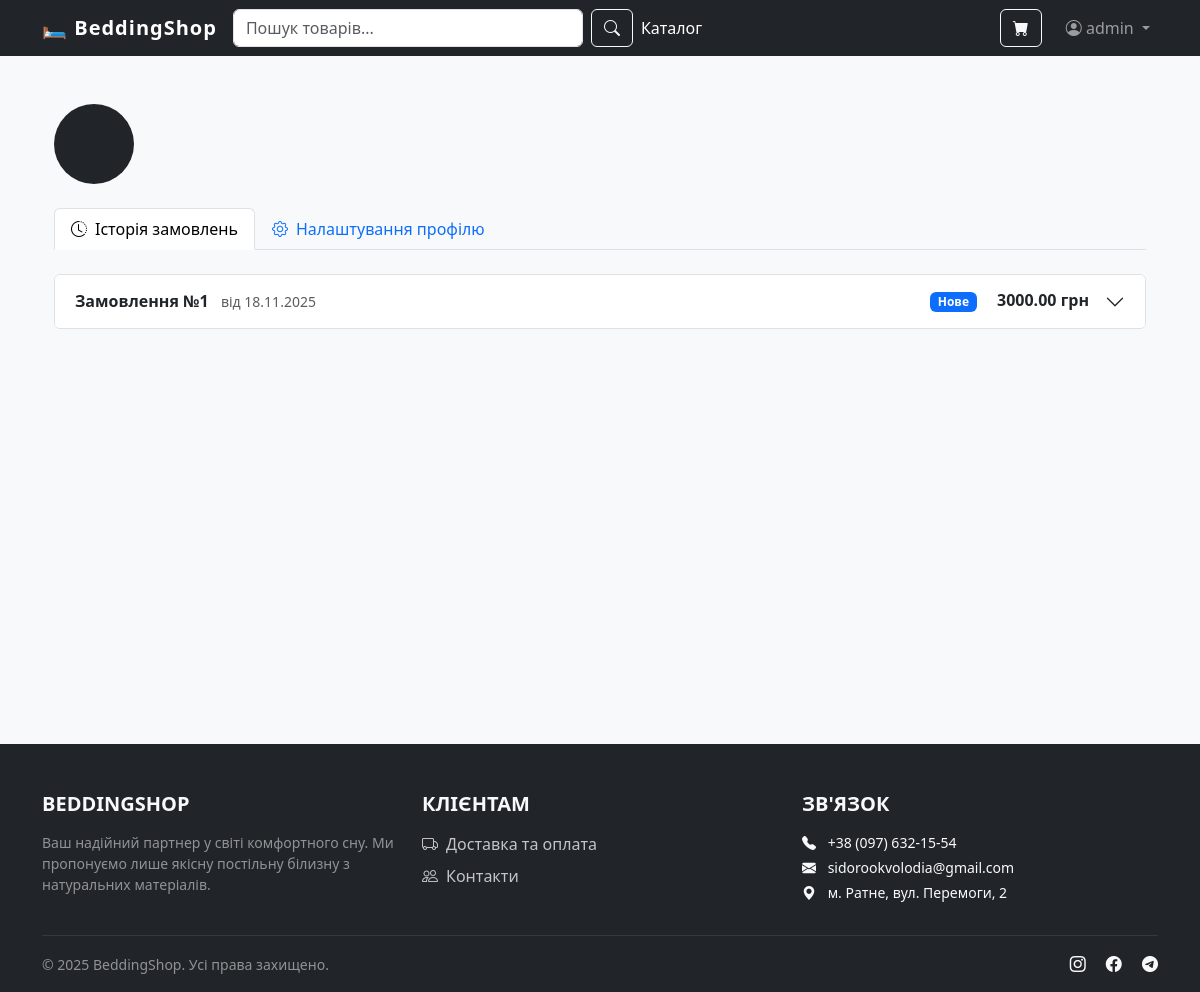
Before: /users/profile/ (signed in) with the older database file.
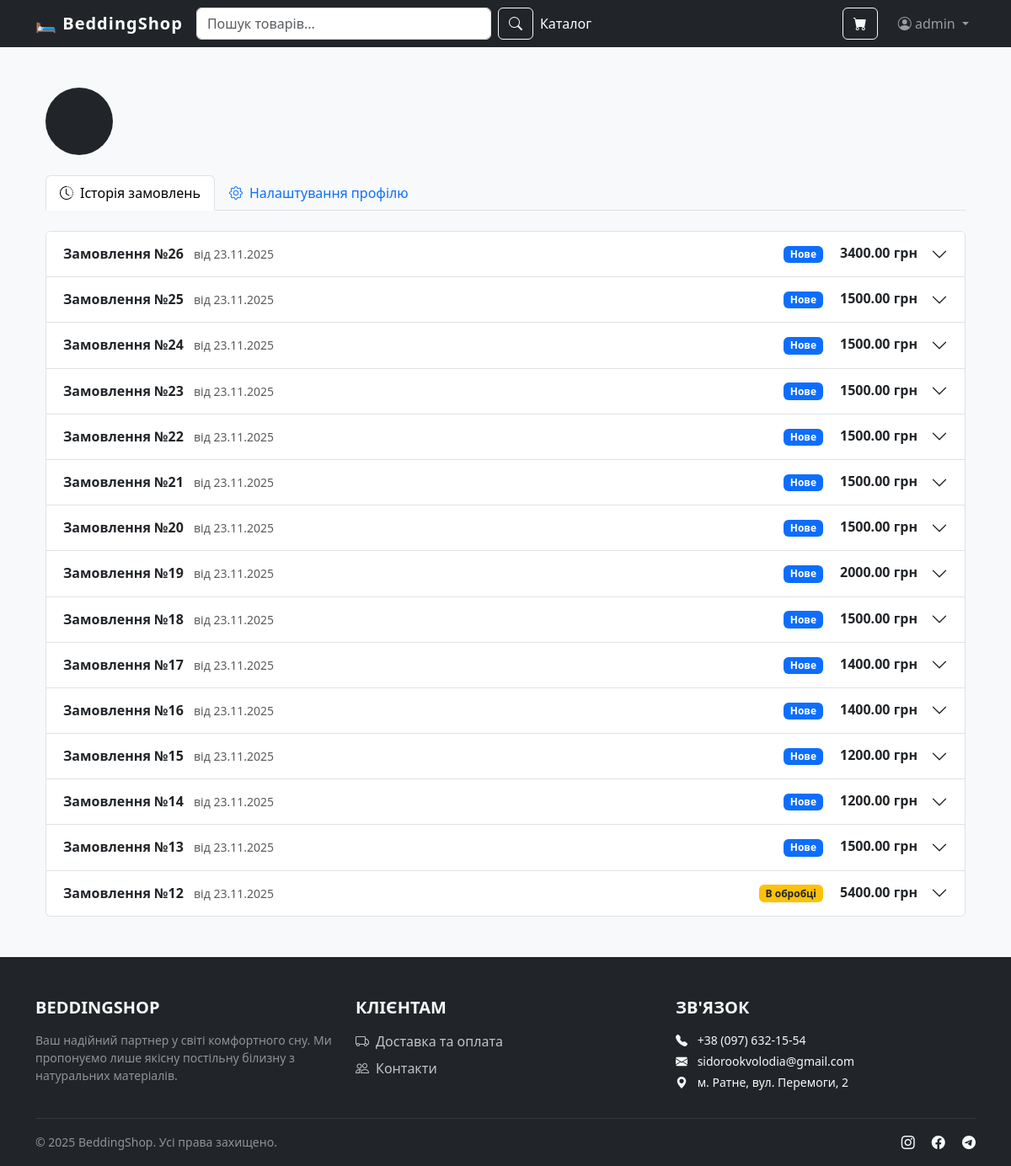
After: the same page with the newer database file.
### users/models.py (models this page shows, shortened)
class User(AbstractUser):
    phone_number = models.CharField(
        max_length=20,
        blank=True,  # Поле не обов'язкове (наприклад, для адміна)
        null=True,  # Дозволяємо базі даних зберігати NULL
        verbose_name="Номер телефону"  # Гарна назва для адмінки
    )

### orders/models.py (models this page shows, shortened)
class Order(models.Model):
    STATUS_CHOICES = [
        ('new', 'Нове'),
        ('processing', 'В обробці'),
        ('shipped', 'Відправлено'),
        ('completed', 'Виконано'),
        ('canceled', 'Скасовано'),
    ]
    DELIVERY_CHOICES = [
        ('nova_poshta', 'Нова Пошта'),
        ('ukr_poshta', 'Укрпошта'),
    ]
    PAYMENT_CHOICES = [
        ('cod', 'Накладений платіж (Оплата при отриманні)'),
        ('card', 'Оплата карткою'),  # Це тепер лише індикація для менеджера
    ]
    user = models.ForeignKey(settings.AUTH_USER_MODEL, on_delete=models.SET_NULL,
                             null=True, blank=True, related_name='orders', verbose_name="Користувач")
    first_name = models.CharField(max_length=100, verbose_name="Ім'я")
    last_name = models.CharField(max_length=100, verbose_name="Прізвище")
    email = models.EmailField(verbose_name="Email")
    phone_number = models.CharField(max_length=20, verbose_name="Номер телефону")
    delivery_method = models.CharField(max_length=20, choices=DELIVERY_CHOICES, default='nova_poshta',
                                       verbose_name="Спосіб доставки")
    city = models.CharField(max_length=100, verbose_name="Місто / Населений пункт", default="")
    warehouse = models.CharField(max_length=100, verbose_name="Відділення / Поштомат", default="")
    payment_method = models.CharField(max_length=20, choices=PAYMENT_CHOICES, default='cod',
                                      verbose_name="Спосіб оплати")  # Зберігаємо для менеджера
    comment = models.TextField(blank=True, null=True, verbose_name="Коментар до замовлення")
    created = models.DateTimeField(auto_now_add=True, verbose_name="Створено")
    updated = models.DateTimeField(auto_now=True, verbose_name="Оновлено")
    status = models.CharField(max_length=20, choices=STATUS_CHOICES, default='new', verbose_name="Статус")
    class Meta:
        verbose_name = "Замовлення"
        verbose_name_plural = "Замовлення"
        ordering = ('-created',)
    def get_total_cost(self):
        return sum((item.get_cost() for item in self.items.all()), Decimal(0))

class OrderItem(models.Model):
    order = models.ForeignKey(Order,
                              related_name='items',  # Дозволяє з Order отримати .items.all()
                              on_delete=models.CASCADE)  # Видалити товар, якщо видалили замовлення
    product = models.ForeignKey(Product,
                                related_name='order_items',
                                on_delete=models.SET_NULL,  # Якщо товар видалять з каталогу,
                                null=True)  # він лишиться в історії замовлень
    price = models.DecimalField(max_digits=10, decimal_places=2, verbose_name="Ціна на момент покупки")
    quantity = models.PositiveIntegerField(default=1, verbose_name="Кількість")
    class Meta:
        verbose_name = "Товар у замовленні"
        verbose_name_plural = "Товари у замовленні"
    def get_cost(self):
        return self.price * self.quantity

### users/views.py (the view)
# urls.py: path('profile/', views.profile, name='profile'),
@login_required
def profile(request):
    if request.method == 'POST':
        form = UserUpdateForm(request.POST, instance=request.user)
        if form.is_valid():
            form.save()
            messages.success(request, 'Ваш профіль успішно оновлено!')
            return redirect('users:profile')
    else:
        form = UserUpdateForm(instance=request.user)
    orders = request.user.orders.all()
    context = {
        'form': form,
        'orders': orders
    }
    return render(request, 'users/profile.html', context)

### users/forms.py
class UserUpdateForm(forms.ModelForm):
    email = forms.EmailField(required=True, label="Email")
    class Meta:
        model = User
        fields = ['first_name', 'last_name', 'email', 'phone_number']
    def __init__(self, *args, **kwargs):
        super().__init__(*args, **kwargs)
        for field in self.fields:
            self.fields[field].widget.attrs.update({'class': 'form-control'})

### cart/cart.py (called while the page is built)
    def __len__(self):
        return sum(item['quantity'] for item in self.cart.values())

### cart/context_processors.py (called while the page is built)
def cart(request):
    return {'cart': Cart(request)}

### templates/users/profile.html (shortened to what this page needs)
{% extends "base.html" %}
{% block content %}
<div class="container py-4">
    <div class="row mb-4 align-items-center">
        <div class="col-auto">
            <div class="bg-dark text-white rounded-circle d-flex align-items-center justify-content-center"
                 style="width: 80px; height: 80px; font-size: 2rem;">
            </div>
        </div>
        <div class="col">
        </div>
    </div>
    <ul class="nav nav-tabs mb-4" id="profileTabs" role="tablist">
        <li class="nav-item" role="presentation">
            <button class="nav-link active" id="history-tab" data-bs-toggle="tab" data-bs-target="#history"
                    type="button" role="tab">
                <i class="bi bi-clock-history me-2"></i>Історія замовлень
            </button>
        </li>
        <li class="nav-item" role="presentation">
            <button class="nav-link" id="settings-tab" data-bs-toggle="tab" data-bs-target="#settings" type="button"
                    role="tab">
                <i class="bi bi-gear me-2"></i>Налаштування профілю
            </button>
        </li>
    </ul>
    <div class="tab-content" id="profileTabsContent">
        <div class="tab-pane fade show active" id="history" role="tabpanel">
            {% if orders %}
            <div class="accordion" id="ordersAccordion">
                {% for order in orders %}
                <div class="accordion-item">
                    <h2 class="accordion-header" id="heading{{ order.id }}">
                        <button class="accordion-button collapsed" type="button" data-bs-toggle="collapse"
                                data-bs-target="#collapse{{ order.id }}">
                            <div class="d-flex w-100 justify-content-between me-3 align-items-center">
                                        <span>
                                            <strong>Замовлення №{{ order.id }}</strong>
                                            <span class="text-muted small ms-2">від {{ order.created|date:"d.m.Y" }}</span>
                                        </span>
                                <div class="d-none d-sm-block">
                                    {% if order.status == 'new' %}
                                    <span class="badge bg-primary">Нове</span>
                                    {% elif order.status == 'completed' %}
                                    <span class="badge bg-success">Виконано</span>
                                    {% elif order.status == 'canceled' %}
                                    <span class="badge bg-danger">Скасовано</span>
                                    {% else %}
                                    <span class="badge bg-warning text-dark">В обробці</span>
                                    {% endif %}
                                    <span class="fw-bold ms-3">{{ order.get_total_cost }} грн</span>
                                </div>
                            </div>
                        </button>
                    </h2>
                </div>
                {% endfor %}
            </div>
            {% else %}
            <div class="text-center py-5 text-muted">
                <i class="bi bi-cart-x display-4 mb-3"></i>
                <p>У вас ще немає замовлень.</p>
                <a href="{% url 'store:product_list' %}" class="btn btn-primary">Перейти до каталогу</a>
            </div>
            {% endif %}
        </div>
    </div>
</div>
{% endblock %}

### templates/base.html (shortened to what this page needs)
{% load static %}
<!DOCTYPE html>
<html lang="uk">
<head>
    <link href="https://cdn.jsdelivr.net/npm/bootstrap@5.3.0/dist/css/bootstrap.min.css" rel="stylesheet">
    <link rel="stylesheet" href="https://cdn.jsdelivr.net/npm/bootstrap-icons@1.10.0/font/bootstrap-icons.css">
</head>
<body>
<nav class="navbar navbar-expand-lg navbar-dark bg-dark sticky-top">
    <div class="container">
        <a class="navbar-brand" href="{% url 'store:product_list' %}">🛏️ BeddingShop</a>
        <form class="d-flex mx-auto my-3 my-lg-0 w-100" action="{% url 'store:product_list' %}" method="get"
              style="max-width: 400px;">
            <input class="form-control me-2" type="search" name="q" placeholder="Пошук товарів..."
                   value="{{ search_query|default:'' }}" aria-label="Search">
            <button class="btn btn-outline-light" type="submit"><i class="bi bi-search"></i></button>
        </form>
        <div class="collapse navbar-collapse" id="navbarNav">
            <ul class="navbar-nav me-auto">
                <li class="nav-item">
                    <a class="nav-link active" href="{% url 'store:product_list' %}">Каталог</a>
                </li>
            </ul>
            <ul class="navbar-nav ms-auto align-items-center">
                <li class="nav-item me-3 mb-2 mb-lg-0">
                    <a href="{% url 'cart:cart_detail' %}" class="btn btn-outline-light position-relative w-100">
                        <i class="bi bi-cart-fill"></i> <span class="d-lg-none">Кошик</span>
                    </a>
                </li>
                {% if user.is_authenticated %}
                <li class="nav-item dropdown w-100">
                    <a class="nav-link dropdown-toggle" href="#" role="button" data-bs-toggle="dropdown">
                        <i class="bi bi-person-circle"></i> {{ user.username }}
                    </a>
                </li>
                {% endif %}
            </ul>
        </div>
    </div>
</nav>
<main class="container my-4" style="min-height: 80vh;">
    {% block content %}
    {% endblock %}
</main>
<footer class="bg-dark text-light pt-5 pb-3 mt-auto">
    <div class="container">
        <div class="row text-center text-md-start g-4">
            <div class="col-md-4">
                <h5 class="text-uppercase fw-bold mb-3">BeddingShop</h5>
                <p class="small text-white-50">
                    Ваш надійний партнер у світі комфортного сну. Ми пропонуємо лише якісну постільну білизну з
                    натуральних матеріалів.
                </p>
            </div>
            <div class="col-md-4">
                <h5 class="text-uppercase fw-bold mb-3">Клієнтам</h5>
                <ul class="list-unstyled">
                    <li class="mb-2">
                        <a href="{% url 'store:delivery' %}"
                           class="text-decoration-none text-light opacity-75 hover-opacity-100">
                            <i class="bi bi-truck me-2"></i>Доставка та оплата
                        </a>
                    </li>
                    <li class="mb-2">
                        <a href="{% url 'store:contacts' %}"
                           class="text-decoration-none text-light opacity-75 hover-opacity-100">
                            <i class="bi bi-people me-2"></i>Контакти
                        </a>
                    </li>
                </ul>
            </div>
            <div class="col-md-4">
                <h5 class="text-uppercase fw-bold mb-3">Зв'язок</h5>
                <p class="small mb-1"><i class="bi bi-telephone-fill me-2"></i> +38 (097) 632-15-54</p>
                <p class="small mb-1"><i class="bi bi-envelope-fill me-2"></i> sidorookvolodia@gmail.com</p>
                <p class="small"><i class="bi bi-geo-alt-fill me-2"></i> м. Ратне, вул. Перемоги, 2</p>
            </div>
        </div>
        <hr class="border-secondary">
        <div class="row align-items-center">
            <div class="col-md-6 text-center text-md-start">
                <p class="small text-white-50 mb-0">&copy; 2025 BeddingShop. Усі права захищено.</p>
            </div>
            <div class="col-md-6 text-center text-md-end mt-3 mt-md-0">
                <a href="#" class="text-light me-3"><i class="bi bi-instagram"></i></a>
                <a href="#" class="text-light me-3"><i class="bi bi-facebook"></i></a>
                <a href="#" class="text-light"><i class="bi bi-telegram"></i></a>
            </div>
        </div>
    </div>
</footer>
</body>
</html>

### templates/base.html (style rules this page uses)
body { background-color: #f8f9fa; }
.navbar-brand { font-weight: bold; letter-spacing: 1px; }
footer { background: #343a40; color: white; padding: 40px 0; margin-top: 50px; }

Changed rows visible on the page:
removed Order: id "1", created "18.11.2025", status "Нове", get_total_cost "3000.00"
added Order: id "26", created "23.11.2025", status "Нове", get_total_cost "3400.00"
added Order: id "25", created "23.11.2025", status "Нове", get_total_cost "1500.00"
added Order: id "24", created "23.11.2025", status "Нове", get_total_cost "1500.00"
added Order: id "23", created "23.11.2025", status "Нове", get_total_cost "1500.00"
added Order: id "22", created "23.11.2025", status "Нове", get_total_cost "1500.00"
added Order: id "21", created "23.11.2025", status "Нове", get_total_cost "1500.00"
added Order: id "20", created "23.11.2025", status "Нове", get_total_cost "1500.00"
added Order: id "19", created "23.11.2025", status "Нове", get_total_cost "2000.00"
added Order: id "18", created "23.11.2025", status "Нове", get_total_cost "1500.00"
added Order: id "17", created "23.11.2025", status "Нове", get_total_cost "1400.00"
added Order: id "16", created "23.11.2025", status "Нове", get_total_cost "1400.00"
added Order: id "15", created "23.11.2025", status "Нове", get_total_cost "1200.00"
added Order: id "14", created "23.11.2025", status "Нове", get_total_cost "1200.00"
added Order: id "13", created "23.11.2025", status "Нове", get_total_cost "1500.00"
added Order: id "12", created "23.11.2025", status "В обробці", get_total_cost "5400.00"
